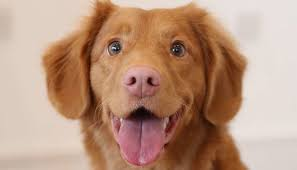
#> input picture test/images/dog.jpeg, 297 x 170 px
$ python noise_inconsistency.py
#> lines starting #> are read from the running program, lines starting #| are printed output that depends on the picture

import numpy as np
import numpy.matlib as npm
import argparse
import json
import pprint
import exifread
import cv2 as cv
import os
import pywt
import math
import warnings
from scipy import ndimage
from PIL import Image
from PIL.ExifTags import TAGS, GPSTAGS
from matplotlib import pyplot as plt
from os.path import basename

def noise_inconsistencies(file_path, block_size=8):


#> called with file_path = 'images/dog.jpeg', block_size = 8
    img = cv.imread(file_path)
#> img is the input picture: shape (170, 297, 3); mean B, G, R 127.4, 149.3, 185.1
    img_rgb = img[:, :, ::-1]

    imgYCC = cv.cvtColor(img, cv.COLOR_BGR2YCrCb)
#> imgYCC: shape (170, 297, 3); mean of channels 0, 1, 2 157.4, 147.7, 111.1
    y, _, _ = cv.split(imgYCC)
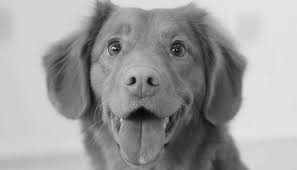
#> y: shape (170, 297); min 4, max 230, mean 157.4

    coeffs = pywt.dwt2(y, 'db8')

    cA, (cH, cV, cD) = coeffs
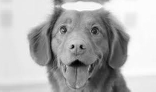
#> cA: shape (92, 156) float64; min 14.58, max 459, mean 325.5; drawn with min black and max white
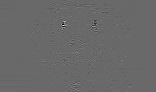
#> cH: shape (92, 156) float64; min -79.57, max 112.8, mean 0; drawn with min black and max white
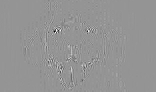
#> cV: shape (92, 156) float64; min -82.57, max 59.13, mean 0; drawn with min black and max white
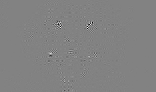
#> cD: shape (92, 156) float64; min -36.04, max 34.45, mean 0; drawn with min black and max white
    cD = cD[0:(len(cD)//block_size)*block_size,
            0:(len(cD[0])//block_size)*block_size]
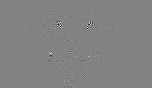
#> cD: shape (88, 152) float64; min -36.04, max 34.45, mean 0; drawn with min black and max white
    block = np.zeros(
        (len(cD)//block_size, len(cD[0])//block_size, block_size**2))


    for i in range(0, len(cD), block_size):
        for j in range(0, len(cD[0]), block_size):
            blockElement = cD[i:i+block_size, j:j+block_size]
            temp = np.reshape(blockElement, (1, 1, block_size**2))
            block[int((i-1)/(block_size+1)),
                  int((j-1)/(block_size+1)), :] = temp
#> this loop made 11 passes
#> i on passes 2 to 11: 8, 16, 24, 32, 40, 48, 56, 64, 72, 80

    abs_map = np.absolute(block)
    med_map = np.median(abs_map, axis=2)
    noise_map = np.divide(med_map, 0.6745)

    print("Done")

    plt.subplot(1, 2, 1), plt.imshow(img_rgb), plt.title('Image')
    plt.xticks([]), plt.yticks([])
    plt.subplot(1, 2, 2), plt.imshow(noise_map), plt.title('Analysis')
    plt.xticks([]), plt.yticks([])
    plt.suptitle('Exposing digital forgeries by using Noise Inconsistencies')
    plt.show()
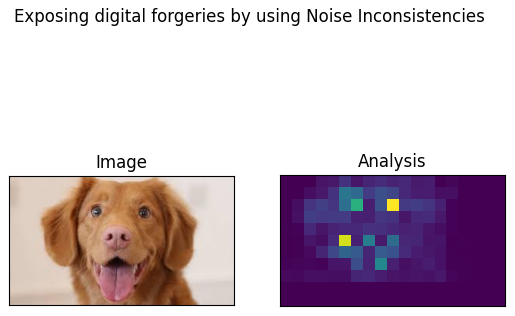
#> figure drawn by matplotlib, 2 panels

noise_inconsistencies('images/dog.jpeg')

$ run again, with test/images/cat.jpeg copied over test/images/dog.jpeg
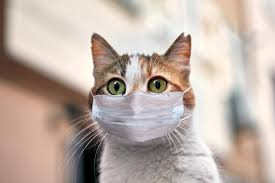
#> input picture test/images/cat.jpeg, 275 x 183 px
#> in noise_inconsistencies, img is the input picture: shape (183, 275, 3); mean B, G, R 167.8, 176.6, 191.8
#> imgYCC: shape (183, 275, 3); mean of channels 0, 1, 2 180.1, 136.3, 121
#> in noise_inconsistencies, `cD = cD[0:(len(cD)//block_size)*block_size, 0:(len(cD[0])//block_size)..`:
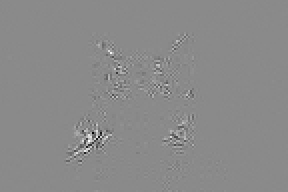
#> cD: shape (96, 144) float64 (shown 2 times larger); min -89.54, max 75.47, mean 0; drawn with min black and max white
#> the loop in noise_inconsistencies, `for i in range(0, len(cD), block_size):` made 12 passes
#> i on passes 2 to 9: 8, 16, 24, 32, 40, 48, 56, 64
#> in noise_inconsistencies, `plt.show()`:
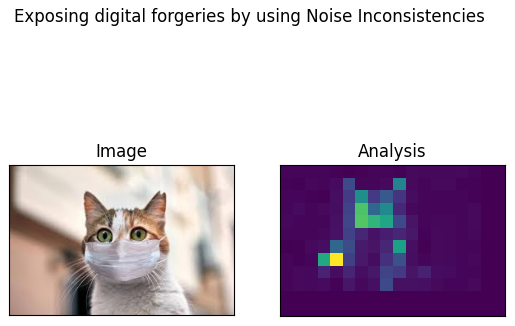
#> figure drawn by matplotlib, 2 panels

$ run again, with test/images/cat2.jpeg copied over test/images/dog.jpeg
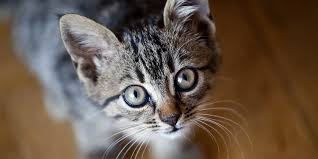
#> input picture test/images/cat2.jpeg, 318 x 159 px
#> in noise_inconsistencies, img is the input picture: shape (159, 318, 3); mean B, G, R 75.4, 88.7, 105
#> imgYCC: shape (159, 318, 3); mean of channels 0, 1, 2 92.1, 137.2, 118.6
#> in noise_inconsistencies, `cD = cD[0:(len(cD)//block_size)*block_size, 0:(len(cD[0])//block_size)..`:
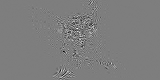
#> cD: shape (80, 160) float64; min -101.3, max 103.4, mean -0.1; drawn with min black and max white
#> the loop in noise_inconsistencies, `for i in range(0, len(cD), block_size):` made 10 passes
#> i on passes 2 to 9: 8, 16, 24, 32, 40, 48, 56, 64
#> in noise_inconsistencies, `plt.show()`:
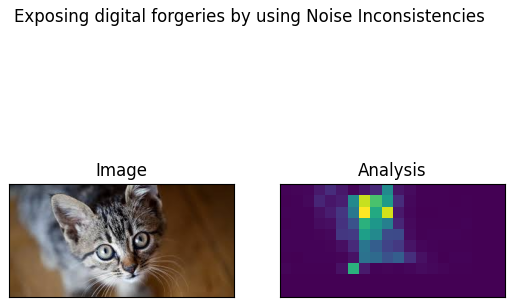
#> figure drawn by matplotlib, 2 panels

$ run again, with test/images/tiger.jpg copied over test/images/dog.jpeg
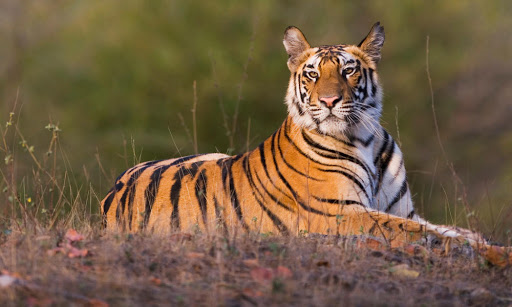
#> input picture test/images/tiger.jpg, 512 x 307 px
#> in noise_inconsistencies, img is the input picture: shape (307, 512, 3); mean B, G, R 67.8, 93.2, 115.7
#> imgYCC: shape (307, 512, 3); mean of channels 0, 1, 2 97.1, 141.3, 111.5
#> the loop in noise_inconsistencies, `for i in range(0, len(cD), block_size):` made 20 passes
#> i on passes 2 to 9: 8, 16, 24, 32, 40, 48, 56, 64
#> in noise_inconsistencies, `med_map = np.median(abs_map, axis=2)`:
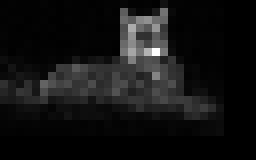
#> med_map: shape (20, 32) float64 (shown 8 times larger); min 0, max 16.35, mean 1.23; drawn with min black and max white
